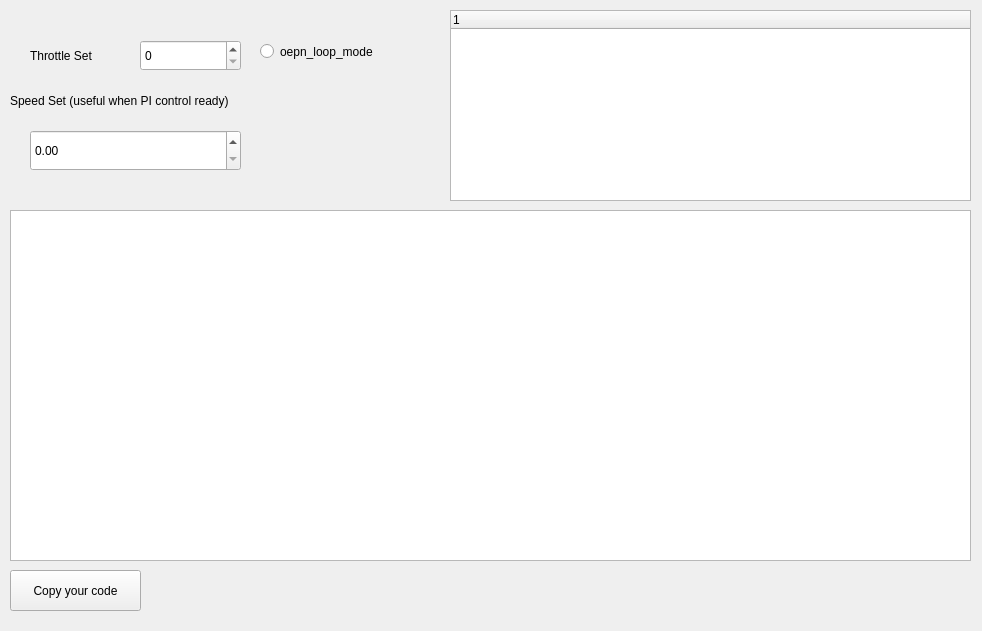
<?xml version="1.0" encoding="UTF-8"?>
<ui version="4.0">
 <class>exercise2</class>
 <widget class="QWidget" name="exercise2">
  <property name="geometry">
   <rect>
    <x>0</x>
    <y>0</y>
    <width>982</width>
    <height>631</height>
   </rect>
  </property>
  <property name="windowTitle">
   <string>Form</string>
  </property>
  <widget class="QTreeWidget" name="treeWidget">
   <property name="geometry">
    <rect>
     <x>450</x>
     <y>10</y>
     <width>521</width>
     <height>191</height>
    </rect>
   </property>
   <column>
    <property name="text">
     <string notr="true">1</string>
    </property>
   </column>
  </widget>
  <widget class="QDoubleSpinBox" name="doubleSpinBox">
   <property name="geometry">
    <rect>
     <x>30</x>
     <y>130</y>
     <width>211</width>
     <height>41</height>
    </rect>
   </property>
  </widget>
  <widget class="QLabel" name="label">
   <property name="geometry">
    <rect>
     <x>30</x>
     <y>40</y>
     <width>91</width>
     <height>31</height>
    </rect>
   </property>
   <property name="text">
    <string>Throttle Set</string>
   </property>
  </widget>
  <widget class="QLabel" name="label_2">
   <property name="geometry">
    <rect>
     <x>10</x>
     <y>80</y>
     <width>291</width>
     <height>41</height>
    </rect>
   </property>
   <property name="text">
    <string>Speed Set (useful when PI control ready)</string>
   </property>
  </widget>
  <widget class="QPushButton" name="pushButton_2">
   <property name="geometry">
    <rect>
     <x>10</x>
     <y>570</y>
     <width>131</width>
     <height>41</height>
    </rect>
   </property>
   <property name="text">
    <string>Copy your code</string>
   </property>
  </widget>
  <widget class="QGraphicsView" name="graphicsView">
   <property name="geometry">
    <rect>
     <x>10</x>
     <y>210</y>
     <width>961</width>
     <height>351</height>
    </rect>
   </property>
  </widget>
  <widget class="QSpinBox" name="spinBox">
   <property name="geometry">
    <rect>
     <x>140</x>
     <y>40</y>
     <width>101</width>
     <height>31</height>
    </rect>
   </property>
  </widget>
  <widget class="QRadioButton" name="radioButton">
   <property name="geometry">
    <rect>
     <x>260</x>
     <y>40</y>
     <width>151</width>
     <height>23</height>
    </rect>
   </property>
   <property name="text">
    <string>oepn_loop_mode</string>
   </property>
  </widget>
 </widget>
 <resources/>
 <connections/>
</ui>
